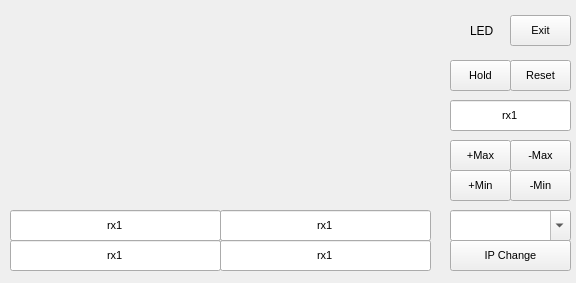
<?xml version="1.0" encoding="UTF-8"?>
<ui version="4.0">
 <class>MainWindow</class>
 <widget class="QMainWindow" name="MainWindow">
  <property name="geometry">
   <rect>
    <x>0</x>
    <y>0</y>
    <width>576</width>
    <height>283</height>
   </rect>
  </property>
  <property name="minimumSize">
   <size>
    <width>352</width>
    <height>181</height>
   </size>
  </property>
  <property name="maximumSize">
   <size>
    <width>3140</width>
    <height>2150</height>
   </size>
  </property>
  <property name="windowTitle">
   <string>Pt100 acquisition</string>
  </property>
  <widget class="QWidget" name="centralwidget">
   <widget class="QLineEdit" name="txt_1">
    <property name="geometry">
     <rect>
      <x>10</x>
      <y>210</y>
      <width>211</width>
      <height>31</height>
     </rect>
    </property>
    <property name="font">
     <font>
      <family>Ubuntu</family>
      <pointsize>8</pointsize>
      <weight>50</weight>
      <bold>false</bold>
     </font>
    </property>
    <property name="text">
     <string>rx1</string>
    </property>
    <property name="alignment">
     <set>Qt::AlignCenter</set>
    </property>
    <property name="readOnly">
     <bool>true</bool>
    </property>
   </widget>
   <widget class="QLineEdit" name="txt_2">
    <property name="geometry">
     <rect>
      <x>220</x>
      <y>210</y>
      <width>211</width>
      <height>31</height>
     </rect>
    </property>
    <property name="font">
     <font>
      <family>Ubuntu</family>
      <pointsize>8</pointsize>
      <weight>50</weight>
      <bold>false</bold>
     </font>
    </property>
    <property name="text">
     <string>rx1</string>
    </property>
    <property name="alignment">
     <set>Qt::AlignCenter</set>
    </property>
    <property name="readOnly">
     <bool>true</bool>
    </property>
   </widget>
   <widget class="QLineEdit" name="txt_3">
    <property name="geometry">
     <rect>
      <x>10</x>
      <y>240</y>
      <width>211</width>
      <height>31</height>
     </rect>
    </property>
    <property name="font">
     <font>
      <family>Ubuntu</family>
      <pointsize>8</pointsize>
      <weight>50</weight>
      <bold>false</bold>
     </font>
    </property>
    <property name="text">
     <string>rx1</string>
    </property>
    <property name="alignment">
     <set>Qt::AlignCenter</set>
    </property>
    <property name="readOnly">
     <bool>true</bool>
    </property>
   </widget>
   <widget class="QLineEdit" name="txt_4">
    <property name="geometry">
     <rect>
      <x>220</x>
      <y>240</y>
      <width>211</width>
      <height>31</height>
     </rect>
    </property>
    <property name="font">
     <font>
      <family>Ubuntu</family>
      <pointsize>8</pointsize>
      <weight>50</weight>
      <bold>false</bold>
     </font>
    </property>
    <property name="text">
     <string>rx1</string>
    </property>
    <property name="alignment">
     <set>Qt::AlignCenter</set>
    </property>
    <property name="readOnly">
     <bool>true</bool>
    </property>
   </widget>
   <widget class="QPushButton" name="bt_hold">
    <property name="geometry">
     <rect>
      <x>450</x>
      <y>60</y>
      <width>61</width>
      <height>31</height>
     </rect>
    </property>
    <property name="font">
     <font>
      <pointsize>8</pointsize>
     </font>
    </property>
    <property name="text">
     <string>Hold</string>
    </property>
   </widget>
   <widget class="QPushButton" name="bt_reset">
    <property name="geometry">
     <rect>
      <x>510</x>
      <y>60</y>
      <width>61</width>
      <height>31</height>
     </rect>
    </property>
    <property name="font">
     <font>
      <pointsize>8</pointsize>
     </font>
    </property>
    <property name="text">
     <string>Reset</string>
    </property>
   </widget>
   <widget class="QLineEdit" name="txt_overrun">
    <property name="geometry">
     <rect>
      <x>450</x>
      <y>100</y>
      <width>121</width>
      <height>31</height>
     </rect>
    </property>
    <property name="font">
     <font>
      <family>Ubuntu</family>
      <pointsize>8</pointsize>
      <weight>50</weight>
      <bold>false</bold>
     </font>
    </property>
    <property name="text">
     <string>rx1</string>
    </property>
    <property name="alignment">
     <set>Qt::AlignCenter</set>
    </property>
    <property name="readOnly">
     <bool>true</bool>
    </property>
   </widget>
   <widget class="QPushButton" name="bt_ip">
    <property name="geometry">
     <rect>
      <x>450</x>
      <y>240</y>
      <width>121</width>
      <height>31</height>
     </rect>
    </property>
    <property name="font">
     <font>
      <pointsize>8</pointsize>
     </font>
    </property>
    <property name="text">
     <string>IP Change</string>
    </property>
   </widget>
   <widget class="QPushButton" name="bt_exit">
    <property name="geometry">
     <rect>
      <x>510</x>
      <y>15</y>
      <width>61</width>
      <height>31</height>
     </rect>
    </property>
    <property name="font">
     <font>
      <pointsize>8</pointsize>
     </font>
    </property>
    <property name="text">
     <string>Exit</string>
    </property>
   </widget>
   <widget class="QCustomPlot" name="customPlot" native="true">
    <property name="geometry">
     <rect>
      <x>10</x>
      <y>10</y>
      <width>421</width>
      <height>191</height>
     </rect>
    </property>
   </widget>
   <widget class="QComboBox" name="cmb_ip">
    <property name="geometry">
     <rect>
      <x>450</x>
      <y>210</y>
      <width>121</width>
      <height>31</height>
     </rect>
    </property>
    <property name="font">
     <font>
      <pointsize>8</pointsize>
     </font>
    </property>
    <property name="editable">
     <bool>true</bool>
    </property>
   </widget>
   <widget class="QPushButton" name="bt_ymax_plus">
    <property name="geometry">
     <rect>
      <x>450</x>
      <y>140</y>
      <width>61</width>
      <height>31</height>
     </rect>
    </property>
    <property name="font">
     <font>
      <pointsize>8</pointsize>
     </font>
    </property>
    <property name="text">
     <string>+Max</string>
    </property>
   </widget>
   <widget class="QPushButton" name="bt_ymax_minus">
    <property name="geometry">
     <rect>
      <x>510</x>
      <y>140</y>
      <width>61</width>
      <height>31</height>
     </rect>
    </property>
    <property name="font">
     <font>
      <pointsize>8</pointsize>
     </font>
    </property>
    <property name="text">
     <string>-Max</string>
    </property>
   </widget>
   <widget class="QPushButton" name="bt_ymin_minus">
    <property name="geometry">
     <rect>
      <x>510</x>
      <y>170</y>
      <width>61</width>
      <height>31</height>
     </rect>
    </property>
    <property name="font">
     <font>
      <pointsize>8</pointsize>
     </font>
    </property>
    <property name="text">
     <string>-Min</string>
    </property>
   </widget>
   <widget class="QPushButton" name="bt_ymin_plus">
    <property name="geometry">
     <rect>
      <x>450</x>
      <y>170</y>
      <width>61</width>
      <height>31</height>
     </rect>
    </property>
    <property name="font">
     <font>
      <pointsize>8</pointsize>
     </font>
    </property>
    <property name="text">
     <string>+Min</string>
    </property>
   </widget>
   <widget class="QLabel" name="lb_led">
    <property name="geometry">
     <rect>
      <x>470</x>
      <y>20</y>
      <width>31</width>
      <height>21</height>
     </rect>
    </property>
    <property name="text">
     <string>LED</string>
    </property>
    <property name="scaledContents">
     <bool>true</bool>
    </property>
   </widget>
  </widget>
 </widget>
 <customwidgets>
  <customwidget>
   <class>QCustomPlot</class>
   <extends>QWidget</extends>
   <header>flow.h</header>
   <container>1</container>
  </customwidget>
 </customwidgets>
 <resources/>
 <connections/>
</ui>
